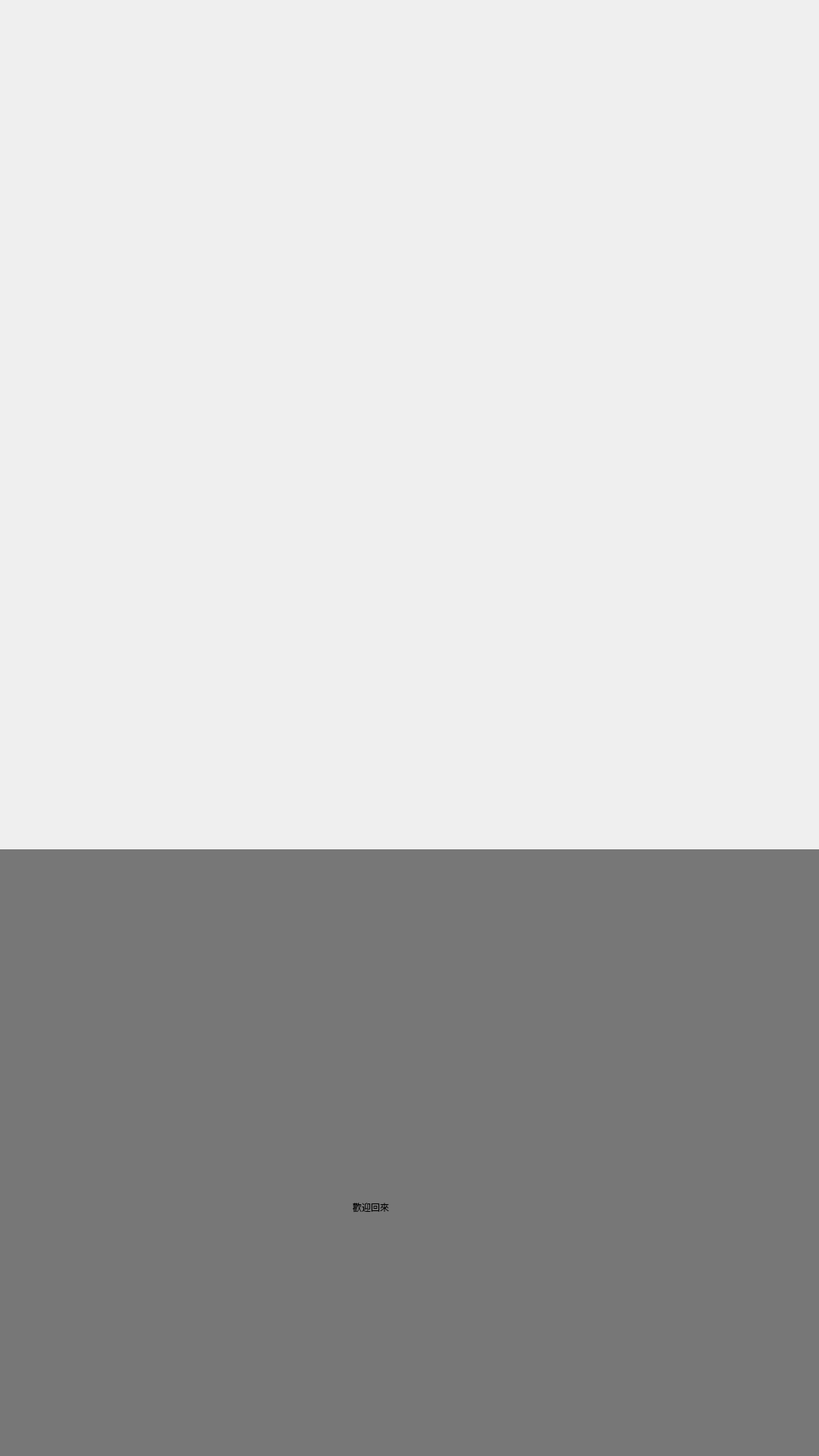
<?xml version="1.0" encoding="UTF-8"?>
<ui version="4.0">
 <class>welcom_Dialog</class>
 <widget class="QDialog" name="welcom_Dialog">
  <property name="geometry">
   <rect>
    <x>0</x>
    <y>0</y>
    <width>1080</width>
    <height>1920</height>
   </rect>
  </property>
  <property name="windowTitle">
   <string>Dialog</string>
  </property>
  <widget class="QWidget" name="Top_Widget" native="true">
   <property name="geometry">
    <rect>
     <x>0</x>
     <y>0</y>
     <width>1080</width>
     <height>1120</height>
    </rect>
   </property>
  </widget>
  <widget class="QWidget" name="Bottom_Widget" native="true">
   <property name="geometry">
    <rect>
     <x>0</x>
     <y>1120</y>
     <width>1080</width>
     <height>800</height>
    </rect>
   </property>
   <property name="styleSheet">
    <string notr="true">QWidget
{
	background-color: rgba(0, 0, 0,128);
}</string>
   </property>
   <widget class="QLabel" name="label">
    <property name="geometry">
     <rect>
      <x>295</x>
      <y>155</y>
      <width>491</width>
      <height>491</height>
     </rect>
    </property>
    <property name="styleSheet">
     <string notr="true">QLabel
{
	image: url(:/IMAGES/UI_IMAGE/welcome-back/welcome-back.png);
	border: none;
	background-color:transparent;
}</string>
    </property>
    <property name="text">
     <string/>
    </property>
   </widget>
   <widget class="QLabel" name="label_2">
    <property name="geometry">
     <rect>
      <x>465</x>
      <y>444</y>
      <width>152</width>
      <height>55</height>
     </rect>
    </property>
    <property name="styleSheet">
     <string notr="true">QLabel
{
	font: 500 38px &quot;Noto Sans CJK TC&quot;;
	color: black;
	border: none;
	background-color:transparent;
}</string>
    </property>
    <property name="text">
     <string>歡迎回來</string>
    </property>
   </widget>
  </widget>
 </widget>
 <resources/>
 <connections/>
</ui>
